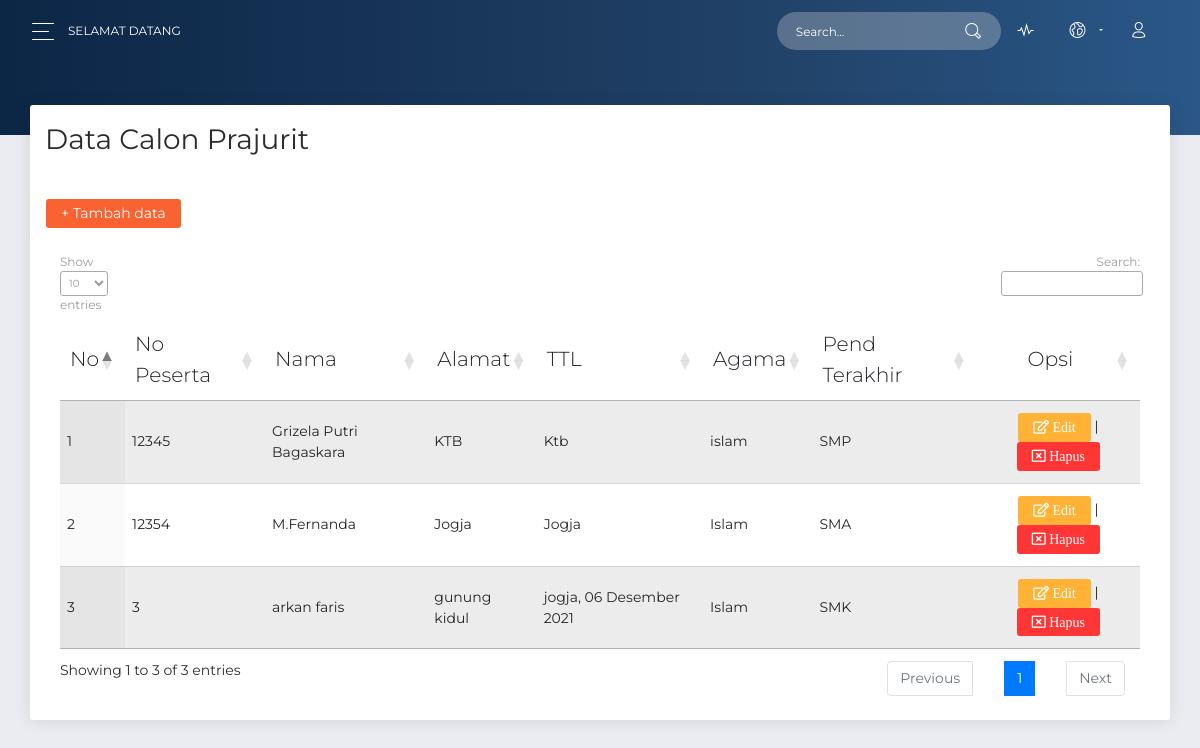
The page /data_siswa.php (signed in) on the database its author committed.
### tables this page shows
CREATE TABLE `tb_siswa` (
  `id` int(11) NOT NULL,
  `no_peserta` varchar(255) NOT NULL,
  `nama` varchar(255) NOT NULL,
  `alamat` varchar(255) NOT NULL,
  `ttl` varchar(255) NOT NULL,
  `agama` varchar(255) NOT NULL,
  `pend_terakhir` varchar(255) NOT NULL
);

### data_siswa.php (the view, shortened to what this page needs)
<?php $page = 'data_siswa'; include  './template/header.php';
?>
<?php
 include './template/navbar.php';
?>
 <div class="panel-header panel-header-sm">
      </div>
      <div class="content">
        <div class="row">
          <div class="col-md-12">
            <div class="card ">
              <div class="card-header ">
                <h3>Data Calon Prajurit</h3>
<h4><a class="btn btn-primary btn-sm" href="tambah_siswa.php">+ Tambah data</a></h4>
<table id="basic-datatables" class="display table table-striped table-hover" >
											<thead>
												<tr>
												    <th>No</th>
													<th>No Peserta</th>
												    <th>Nama</th>
												    <th>Alamat</th>
													<th>TTL</th>
												    <th>Agama</th>
												    <th>Pend Terakhir</th>
													<th style='text-align:center;'>Opsi</th>
												</tr>
											</thead>
											<tbody>
											<?php
												$query_mysql = mysql_query("SELECT * FROM tb_siswa")or die(mysql_error());
												$nomor = 1;
												while($data = mysql_fetch_array($query_mysql))
												{
											?>
												  <tr>
												  <td><?php echo $nomor++; ?></td>
												  <td><?php echo $data['no_peserta']; ?></td>
												  <td><?php echo $data['nama']; ?></td>
												  <td><?php echo $data['alamat']; ?></td>
												  <td><?php echo $data['ttl']; ?></td>
												  <td><?php echo $data['agama']; ?></td>
												  <td><?php echo $data['pend_terakhir']; ?></td>
												<td style='text-align:center;'><a class="btn btn-warning btn-sm" href="edit_siswa.php?id=<?php echo $data['id']; ?>"><i class="far fa-edit"> Edit</i></a> | <a class="btn btn-danger btn-sm" href="./siswa/hapus_siswa.php?id=<?php echo $data['id']; ?>"><i class="far fa-window-close"> Hapus</i></a></td>
												 </tr>
											<?php } ?>
											</tbody>
										</table>
									</div>
								</div>
							</div>
						</div>
					</div>
				</div>
			</div>
<?php
include './template/footer.php';
?>

### rows shown on the page
tb_siswa: no_peserta "12345", nama "Grizela Putri Bagaskara", alamat "KTB", ttl "Ktb", agama "islam", pend_terakhir "SMP"
tb_siswa: no_peserta "12354", nama "M.Fernanda", alamat "Jogja", ttl "Jogja", agama "Islam", pend_terakhir "SMA"
tb_siswa: no_peserta "3", nama "arkan faris", alamat "gunung kidul", ttl "jogja, 06 Desember 2021", agama "Islam", pend_terakhir "SMK"
